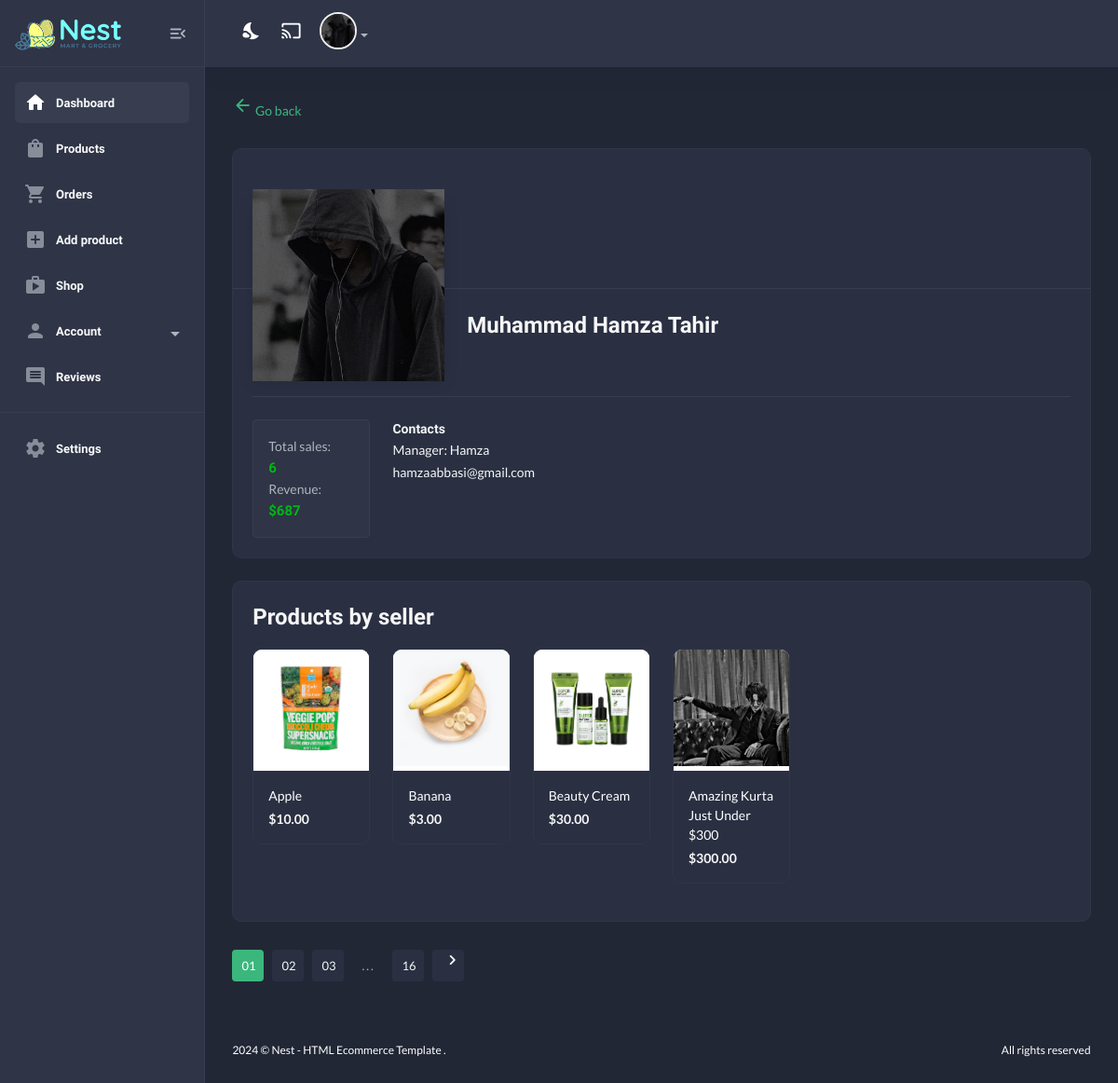
Page /useradmin/shop-page/ (signed in) on the earlier database version.
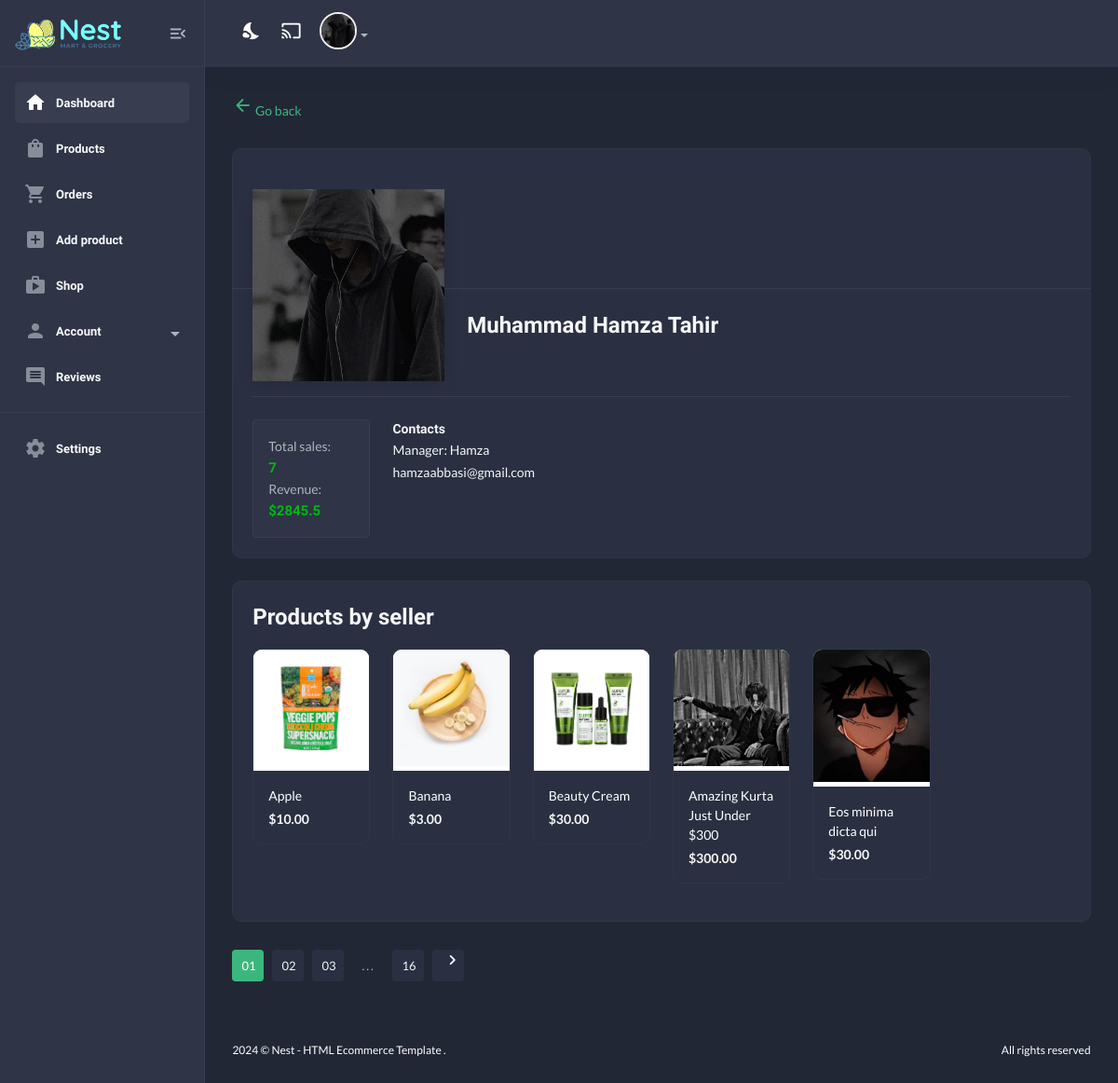
Same page on the later database version.
### core/models.py (models this page shows, shortened)
class Product(models.Model):
    pid = ShortUUIDField(unique=True, length = 10, max_length=20, alphabet = "abcdef12345")
    user = models.ForeignKey(User, on_delete=models.SET_NULL, null = True)
    category = models.ForeignKey(Category, on_delete=models.SET_NULL, null = True, related_name="category")
    vendor = models.ForeignKey(Vendor, on_delete=models.SET_NULL, null = True, related_name="vendor")
    title = models.CharField(max_length=100, default="Fresh Pear")
    image = models.ImageField(upload_to=user_directory_image, default="product.jpg")
    description = RichTextUploadingField(max_length=10000, default="This is the Vendor!")
    price = models.DecimalField(max_digits=12, decimal_places=2, default="1.99")
    old_price = models.DecimalField(max_digits=12, decimal_places=2, default="2.99")
    specifications = RichTextUploadingField(null=True, blank=True)
    type = models.CharField(max_length=100, default="Organic", null=True, blank=True)
    stock_count = models.CharField(max_length=100, default="10", null=True, blank=True)
    life = models.CharField(max_length=100, default="100 Days", null=True, blank=True)
    mfd = models.DateTimeField(auto_now_add=False, null=True, blank=True)
    tags = TaggableManager(blank=True)
    product_status = models.CharField(choices=STATUS, max_length=10, default="in_review")
    status = models.BooleanField(default=True)
    in_stock = models.BooleanField(default=True)
    featured = models.BooleanField(default=False)
    digital = models.BooleanField(default= False)
    deal_of_the_day = models.BooleanField(default=False)
    sku = ShortUUIDField(unique=True, length =4, max_length=10, prefix="sku", alphabet="1234567890")
    date = models.DateTimeField(auto_now_add=True)
    updated = models.DateTimeField(null=True, blank=True)
    class Meta:
        verbose_name_plural = "Products"

### useradmin/decorators.py (the view)
    def wrapper(request, *args, **kwargs):
        if request.user.is_superuser != True:
            messages.warning(request, "You are not authorized to access this page!")
            return redirect("/user/login")
        return view_func(request, *args, **kwargs)

### core/context_processors.py (called while the page is built)
def default(request):
    categories = Category.objects.all()
    vendors = Vendor.objects.all()
    min_max_price = Product.objects.aggregate(Min("price"), Max("price"))
    if request.user.is_authenticated:
        try:
            address = Address.objects.filter(user=request.user)
        except Address.DoesNotExist:
            address = None
    else:
        address = None
    try:
        wishlist = WishList.objects.filter(user=request.user)
    except:
        messages.success(request, "you need to login first")
        wishlist = 0
    return {
        "categories": categories,
        "address": address,
        "vendors": vendors,
        "wishlist": wishlist,
        "min_max_price": min_max_price,
    }

### useradmin/views.py (called while the page is built)
@admin_required
def shop_page(request):
    products = Product.objects.all()
    revenue = CartOrder.objects.aggregate(price=Sum("price"))
    total_sales = CartOrderItems.objects.filter(order__paid_status = True).aggregate(qty=Sum("qty"))
    context = {
        "products" : products,
        "revenue" : revenue,
        "total_sales" : total_sales
    }
    return render(request, "useradmin/shop-page.html", context)

### templates/useradmin/shop-page.html (shortened to what the changed rows need)
{% extends "useradmin/base.html" %}
    {% load static %}
        {% block content %}
            <section class="content-main">
                <div class="card mb-4">
                    <div class="card-body">
                        <div class="row g-4">
                            <div class="col-md-12 col-lg-4 col-xl-2">
                                <article class="box">
                                    <p class="mb-0 text-muted">Total sales:</p>
                                    <h5 class="text-success">{{total_sales.qty|default:"No Sales Yet"}}</h5>
                                    <p class="mb-0 text-muted">Revenue:</p>
                                    <h5 class="text-success mb-0">${{revenue.price}}</h5>
                                </article>
                            </div>
                        </div>
                    </div>
                </div>
                <div class="card mb-4">
                    <div class="card-body">
                        <div class="row">
                            {% for p in products %}
                            <div class="col-xl-2 col-lg-3 col-md-6">
                                <div class="card card-product-grid">
                                    <a href="#" class="img-wrap"> <img src="{{p.image.url}}" alt="Product" /> </a>
                                    <div class="info-wrap">
                                        <a href="#" class="title">{{p.title|truncatechars:30}}</a>
                                        <div class="price mt-1">${{p.price|floatformat:2}}</div>
                                    </div>
                                </div>
                            </div>
                            {% endfor %}
                        </div>
                    </div>
                </div>
            </section>
        {% endblock content %}

Differences in the rows shown:
added Product: image (picture), title "Eos minima dicta qui", price "30.00"
Other differences:
{{ total_sales.qty|default:"No Sales Yet" }}: "6" → "7"
{{ revenue.price }}: "687" → "2845.5"
